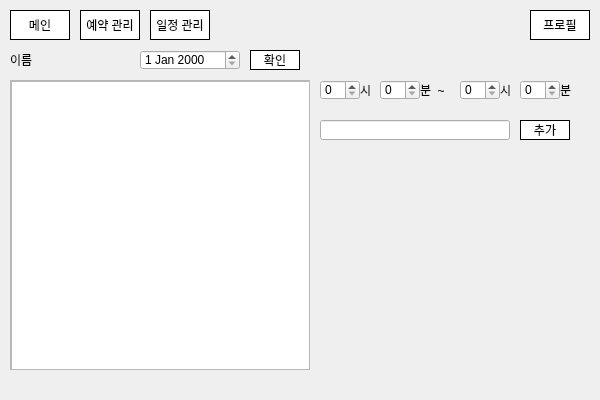
<?xml version="1.0" encoding="UTF-8"?>
<ui version="4.0">
 <class>Dialog</class>
 <widget class="QDialog" name="Dialog">
  <property name="geometry">
   <rect>
    <x>0</x>
    <y>0</y>
    <width>600</width>
    <height>400</height>
   </rect>
  </property>
  <property name="sizePolicy">
   <sizepolicy hsizetype="Fixed" vsizetype="Fixed">
    <horstretch>0</horstretch>
    <verstretch>0</verstretch>
   </sizepolicy>
  </property>
  <property name="windowTitle">
   <string>Dialog</string>
  </property>
  <widget class="QPushButton" name="mainButton">
   <property name="geometry">
    <rect>
     <x>10</x>
     <y>10</y>
     <width>60</width>
     <height>30</height>
    </rect>
   </property>
   <property name="styleSheet">
    <string notr="true">QPushButton{
	background-color:white;
	border: 1px solid black;
}


QPushButton:hover{
	background-color : grey;
	border: 1px solid black;
}</string>
   </property>
   <property name="text">
    <string>메인</string>
   </property>
  </widget>
  <widget class="QPushButton" name="reservationButton">
   <property name="geometry">
    <rect>
     <x>80</x>
     <y>10</y>
     <width>60</width>
     <height>30</height>
    </rect>
   </property>
   <property name="styleSheet">
    <string notr="true">QPushButton{
	background-color:white;
	border: 1px solid black;
}


QPushButton:hover{
	background-color : grey;
	border: 1px solid black;
}</string>
   </property>
   <property name="text">
    <string>예약 관리</string>
   </property>
   <property name="autoDefault">
    <bool>true</bool>
   </property>
  </widget>
  <widget class="QPushButton" name="scheduleButton">
   <property name="geometry">
    <rect>
     <x>150</x>
     <y>10</y>
     <width>60</width>
     <height>30</height>
    </rect>
   </property>
   <property name="styleSheet">
    <string notr="true">QPushButton{
	background-color:white;
	border: 1px solid black;
}


QPushButton:hover{
	background-color : grey;
	border: 1px solid black;
}</string>
   </property>
   <property name="text">
    <string>일정 관리</string>
   </property>
  </widget>
  <widget class="QPushButton" name="profileButton">
   <property name="geometry">
    <rect>
     <x>530</x>
     <y>10</y>
     <width>60</width>
     <height>30</height>
    </rect>
   </property>
   <property name="styleSheet">
    <string notr="true">QPushButton{
	background-color:white;
	border: 1px solid black;
}


QPushButton:hover{
	background-color : grey;
	border: 1px solid black;
}</string>
   </property>
   <property name="text">
    <string>프로필</string>
   </property>
  </widget>
  <widget class="QStackedWidget" name="stackedWidget">
   <property name="geometry">
    <rect>
     <x>10</x>
     <y>50</y>
     <width>580</width>
     <height>320</height>
    </rect>
   </property>
   <property name="styleSheet">
    <string notr="true">QPushButton{
	background-color:white;
	border: 1px solid black;
}


QPushButton:hover{
	background-color : grey;
	border: 1px solid black;
}</string>
   </property>
   <property name="currentIndex">
    <number>2</number>
   </property>
   <widget class="QWidget" name="main1">
    <widget class="QScrollArea" name="scrollArea">
     <property name="geometry">
      <rect>
       <x>0</x>
       <y>0</y>
       <width>580</width>
       <height>320</height>
      </rect>
     </property>
     <property name="styleSheet">
      <string notr="true">QPushButton{
	background-color:white;
	border: 1px solid black;
	font: 12pt;
}


QPushButton:hover{
	background-color : grey;
	border: 1px solid black;
}</string>
     </property>
     <property name="widgetResizable">
      <bool>true</bool>
     </property>
     <widget class="QWidget" name="scrollAreaWidgetContents">
      <property name="geometry">
       <rect>
        <x>0</x>
        <y>0</y>
        <width>578</width>
        <height>318</height>
       </rect>
      </property>
     </widget>
    </widget>
   </widget>
   <widget class="QWidget" name="reservation">
    <widget class="QScrollArea" name="scrollArea_21">
     <property name="geometry">
      <rect>
       <x>0</x>
       <y>30</y>
       <width>580</width>
       <height>290</height>
      </rect>
     </property>
     <property name="widgetResizable">
      <bool>true</bool>
     </property>
     <widget class="QWidget" name="scrollAreaWidgetContents_21">
      <property name="geometry">
       <rect>
        <x>0</x>
        <y>0</y>
        <width>578</width>
        <height>288</height>
       </rect>
      </property>
      <widget class="QTableWidget" name="tableWidget">
       <property name="geometry">
        <rect>
         <x>0</x>
         <y>0</y>
         <width>580</width>
         <height>290</height>
        </rect>
       </property>
       <property name="autoFillBackground">
        <bool>false</bool>
       </property>
      </widget>
     </widget>
    </widget>
    <widget class="QLabel" name="label">
     <property name="geometry">
      <rect>
       <x>0</x>
       <y>0</y>
       <width>120</width>
       <height>20</height>
      </rect>
     </property>
     <property name="text">
      <string>이름</string>
     </property>
    </widget>
    <widget class="QDateEdit" name="dateEdit">
     <property name="geometry">
      <rect>
       <x>130</x>
       <y>0</y>
       <width>100</width>
       <height>20</height>
      </rect>
     </property>
    </widget>
    <widget class="QPushButton" name="pushButton_7">
     <property name="geometry">
      <rect>
       <x>240</x>
       <y>0</y>
       <width>50</width>
       <height>20</height>
      </rect>
     </property>
     <property name="text">
      <string>확인</string>
     </property>
    </widget>
   </widget>
   <widget class="QWidget" name="schedule">
    <widget class="QScrollArea" name="scrollArea_22">
     <property name="geometry">
      <rect>
       <x>0</x>
       <y>30</y>
       <width>300</width>
       <height>290</height>
      </rect>
     </property>
     <property name="widgetResizable">
      <bool>true</bool>
     </property>
     <widget class="QWidget" name="scrollAreaWidgetContents_22">
      <property name="geometry">
       <rect>
        <x>0</x>
        <y>0</y>
        <width>298</width>
        <height>288</height>
       </rect>
      </property>
      <widget class="QTableWidget" name="tableWidget_2">
       <property name="geometry">
        <rect>
         <x>0</x>
         <y>0</y>
         <width>300</width>
         <height>290</height>
        </rect>
       </property>
       <property name="autoFillBackground">
        <bool>false</bool>
       </property>
      </widget>
     </widget>
    </widget>
    <widget class="QLabel" name="label_5">
     <property name="geometry">
      <rect>
       <x>0</x>
       <y>0</y>
       <width>120</width>
       <height>20</height>
      </rect>
     </property>
     <property name="text">
      <string>이름</string>
     </property>
    </widget>
    <widget class="QPushButton" name="pushButton_8">
     <property name="geometry">
      <rect>
       <x>240</x>
       <y>0</y>
       <width>50</width>
       <height>20</height>
      </rect>
     </property>
     <property name="text">
      <string>확인</string>
     </property>
    </widget>
    <widget class="QDateEdit" name="dateEdit_2">
     <property name="geometry">
      <rect>
       <x>130</x>
       <y>0</y>
       <width>100</width>
       <height>20</height>
      </rect>
     </property>
    </widget>
    <widget class="QSpinBox" name="spinBox_3">
     <property name="geometry">
      <rect>
       <x>450</x>
       <y>30</y>
       <width>40</width>
       <height>20</height>
      </rect>
     </property>
     <property name="maximum">
      <number>24</number>
     </property>
    </widget>
    <widget class="QLabel" name="label_72">
     <property name="geometry">
      <rect>
       <x>410</x>
       <y>30</y>
       <width>40</width>
       <height>20</height>
      </rect>
     </property>
     <property name="text">
      <string>분  ~</string>
     </property>
    </widget>
    <widget class="QSpinBox" name="spinBox">
     <property name="geometry">
      <rect>
       <x>310</x>
       <y>30</y>
       <width>40</width>
       <height>20</height>
      </rect>
     </property>
     <property name="maximum">
      <number>24</number>
     </property>
    </widget>
    <widget class="QLabel" name="label_77">
     <property name="geometry">
      <rect>
       <x>550</x>
       <y>30</y>
       <width>20</width>
       <height>20</height>
      </rect>
     </property>
     <property name="text">
      <string>분</string>
     </property>
    </widget>
    <widget class="QSpinBox" name="spinBox_4">
     <property name="geometry">
      <rect>
       <x>510</x>
       <y>30</y>
       <width>40</width>
       <height>20</height>
      </rect>
     </property>
     <property name="maximum">
      <number>30</number>
     </property>
     <property name="singleStep">
      <number>30</number>
     </property>
    </widget>
    <widget class="QLabel" name="label_78">
     <property name="geometry">
      <rect>
       <x>350</x>
       <y>30</y>
       <width>30</width>
       <height>20</height>
      </rect>
     </property>
     <property name="text">
      <string>시</string>
     </property>
    </widget>
    <widget class="QSpinBox" name="spinBox_2">
     <property name="geometry">
      <rect>
       <x>370</x>
       <y>30</y>
       <width>40</width>
       <height>20</height>
      </rect>
     </property>
     <property name="maximum">
      <number>30</number>
     </property>
     <property name="singleStep">
      <number>30</number>
     </property>
    </widget>
    <widget class="QLabel" name="label_63">
     <property name="geometry">
      <rect>
       <x>490</x>
       <y>30</y>
       <width>30</width>
       <height>20</height>
      </rect>
     </property>
     <property name="text">
      <string>시</string>
     </property>
    </widget>
    <widget class="QLineEdit" name="lineEdit">
     <property name="geometry">
      <rect>
       <x>310</x>
       <y>70</y>
       <width>190</width>
       <height>20</height>
      </rect>
     </property>
    </widget>
    <widget class="QPushButton" name="pushButton_3">
     <property name="geometry">
      <rect>
       <x>510</x>
       <y>70</y>
       <width>50</width>
       <height>20</height>
      </rect>
     </property>
     <property name="text">
      <string>추가</string>
     </property>
    </widget>
   </widget>
   <widget class="QWidget" name="profile">
    <widget class="QLabel" name="label_184">
     <property name="geometry">
      <rect>
       <x>130</x>
       <y>250</y>
       <width>100</width>
       <height>20</height>
      </rect>
     </property>
     <property name="text">
      <string>회원번호</string>
     </property>
    </widget>
    <widget class="QLabel" name="label_181">
     <property name="geometry">
      <rect>
       <x>10</x>
       <y>170</y>
       <width>100</width>
       <height>20</height>
      </rect>
     </property>
     <property name="text">
      <string>비밀번호</string>
     </property>
    </widget>
    <widget class="QLineEdit" name="lineEdit_23">
     <property name="geometry">
      <rect>
       <x>250</x>
       <y>90</y>
       <width>50</width>
       <height>20</height>
      </rect>
     </property>
    </widget>
    <widget class="QLineEdit" name="lineEdit_24">
     <property name="geometry">
      <rect>
       <x>130</x>
       <y>170</y>
       <width>100</width>
       <height>20</height>
      </rect>
     </property>
     <property name="echoMode">
      <enum>QLineEdit::Password</enum>
     </property>
    </widget>
    <widget class="QLabel" name="label_180">
     <property name="geometry">
      <rect>
       <x>10</x>
       <y>130</y>
       <width>100</width>
       <height>20</height>
      </rect>
     </property>
     <property name="text">
      <string>권한</string>
     </property>
    </widget>
    <widget class="QLabel" name="label_182">
     <property name="geometry">
      <rect>
       <x>10</x>
       <y>210</y>
       <width>100</width>
       <height>20</height>
      </rect>
     </property>
     <property name="text">
      <string>비밀번호 확인</string>
     </property>
    </widget>
    <widget class="QLabel" name="label_177">
     <property name="geometry">
      <rect>
       <x>10</x>
       <y>10</y>
       <width>100</width>
       <height>20</height>
      </rect>
     </property>
     <property name="text">
      <string>아이디</string>
     </property>
    </widget>
    <widget class="QLabel" name="label_186">
     <property name="geometry">
      <rect>
       <x>130</x>
       <y>50</y>
       <width>100</width>
       <height>20</height>
      </rect>
     </property>
     <property name="text">
      <string>이름</string>
     </property>
    </widget>
    <widget class="QPushButton" name="pushButton">
     <property name="geometry">
      <rect>
       <x>340</x>
       <y>90</y>
       <width>50</width>
       <height>20</height>
      </rect>
     </property>
     <property name="text">
      <string>변경</string>
     </property>
    </widget>
    <widget class="QLabel" name="label_179">
     <property name="geometry">
      <rect>
       <x>10</x>
       <y>90</y>
       <width>100</width>
       <height>20</height>
      </rect>
     </property>
     <property name="text">
      <string>전화번호</string>
     </property>
    </widget>
    <widget class="QLineEdit" name="lineEdit_25">
     <property name="geometry">
      <rect>
       <x>130</x>
       <y>210</y>
       <width>100</width>
       <height>20</height>
      </rect>
     </property>
     <property name="echoMode">
      <enum>QLineEdit::Password</enum>
     </property>
    </widget>
    <widget class="QLabel" name="label_178">
     <property name="geometry">
      <rect>
       <x>10</x>
       <y>50</y>
       <width>100</width>
       <height>20</height>
      </rect>
     </property>
     <property name="text">
      <string>이름</string>
     </property>
    </widget>
    <widget class="QLabel" name="label_187">
     <property name="geometry">
      <rect>
       <x>130</x>
       <y>130</y>
       <width>100</width>
       <height>20</height>
      </rect>
     </property>
     <property name="text">
      <string>권한</string>
     </property>
    </widget>
    <widget class="QLabel" name="label_183">
     <property name="geometry">
      <rect>
       <x>10</x>
       <y>250</y>
       <width>100</width>
       <height>20</height>
      </rect>
     </property>
     <property name="text">
      <string>회원번호</string>
     </property>
    </widget>
    <widget class="QPushButton" name="pushButton_2">
     <property name="geometry">
      <rect>
       <x>340</x>
       <y>210</y>
       <width>50</width>
       <height>20</height>
      </rect>
     </property>
     <property name="text">
      <string>변경</string>
     </property>
    </widget>
    <widget class="QLineEdit" name="lineEdit_22">
     <property name="geometry">
      <rect>
       <x>190</x>
       <y>90</y>
       <width>50</width>
       <height>20</height>
      </rect>
     </property>
    </widget>
    <widget class="QLabel" name="label_287">
     <property name="geometry">
      <rect>
       <x>180</x>
       <y>90</y>
       <width>10</width>
       <height>20</height>
      </rect>
     </property>
     <property name="text">
      <string>-</string>
     </property>
     <property name="alignment">
      <set>Qt::AlignCenter</set>
     </property>
    </widget>
    <widget class="QLabel" name="label_185">
     <property name="geometry">
      <rect>
       <x>130</x>
       <y>10</y>
       <width>100</width>
       <height>20</height>
      </rect>
     </property>
     <property name="text">
      <string>아이디</string>
     </property>
    </widget>
    <widget class="QLineEdit" name="lineEdit_21">
     <property name="geometry">
      <rect>
       <x>130</x>
       <y>90</y>
       <width>50</width>
       <height>20</height>
      </rect>
     </property>
    </widget>
    <widget class="QLabel" name="label_288">
     <property name="geometry">
      <rect>
       <x>240</x>
       <y>90</y>
       <width>10</width>
       <height>20</height>
      </rect>
     </property>
     <property name="text">
      <string>-</string>
     </property>
     <property name="alignment">
      <set>Qt::AlignCenter</set>
     </property>
    </widget>
    <widget class="QLabel" name="label_188">
     <property name="geometry">
      <rect>
       <x>10</x>
       <y>290</y>
       <width>100</width>
       <height>20</height>
      </rect>
     </property>
     <property name="text">
      <string>소속가게번호</string>
     </property>
    </widget>
    <widget class="QLabel" name="label_189">
     <property name="geometry">
      <rect>
       <x>130</x>
       <y>290</y>
       <width>100</width>
       <height>20</height>
      </rect>
     </property>
     <property name="text">
      <string>없음</string>
     </property>
    </widget>
   </widget>
   <widget class="QWidget" name="main2">
    <widget class="QLabel" name="name">
     <property name="geometry">
      <rect>
       <x>10</x>
       <y>10</y>
       <width>200</width>
       <height>20</height>
      </rect>
     </property>
     <property name="text">
      <string>가게이름</string>
     </property>
    </widget>
    <widget class="QLabel" name="label_2">
     <property name="geometry">
      <rect>
       <x>10</x>
       <y>55</y>
       <width>50</width>
       <height>20</height>
      </rect>
     </property>
     <property name="text">
      <string>주소</string>
     </property>
    </widget>
    <widget class="QLabel" name="label_3">
     <property name="geometry">
      <rect>
       <x>10</x>
       <y>100</y>
       <width>50</width>
       <height>20</height>
      </rect>
     </property>
     <property name="text">
      <string>영업시간</string>
     </property>
    </widget>
    <widget class="QLabel" name="label_4">
     <property name="geometry">
      <rect>
       <x>10</x>
       <y>220</y>
       <width>50</width>
       <height>20</height>
      </rect>
     </property>
     <property name="text">
      <string>전화번호</string>
     </property>
    </widget>
    <widget class="QScrollArea" name="scrollArea_2">
     <property name="geometry">
      <rect>
       <x>90</x>
       <y>40</y>
       <width>400</width>
       <height>50</height>
      </rect>
     </property>
     <property name="sizePolicy">
      <sizepolicy hsizetype="Expanding" vsizetype="Expanding">
       <horstretch>0</horstretch>
       <verstretch>0</verstretch>
      </sizepolicy>
     </property>
     <property name="widgetResizable">
      <bool>true</bool>
     </property>
     <widget class="QWidget" name="scrollAreaWidgetContents_2">
      <property name="geometry">
       <rect>
        <x>0</x>
        <y>0</y>
        <width>398</width>
        <height>48</height>
       </rect>
      </property>
      <layout class="QVBoxLayout" name="verticalLayout">
       <item>
        <widget class="QLabel" name="address">
         <property name="enabled">
          <bool>true</bool>
         </property>
         <property name="sizePolicy">
          <sizepolicy hsizetype="Preferred" vsizetype="Preferred">
           <horstretch>0</horstretch>
           <verstretch>0</verstretch>
          </sizepolicy>
         </property>
         <property name="text">
          <string>두류동</string>
         </property>
         <property name="wordWrap">
          <bool>true</bool>
         </property>
        </widget>
       </item>
      </layout>
     </widget>
    </widget>
    <widget class="QLabel" name="operation_hours">
     <property name="geometry">
      <rect>
       <x>90</x>
       <y>100</y>
       <width>400</width>
       <height>110</height>
      </rect>
     </property>
     <property name="text">
      <string>월:
화:
수:
목:
금:
토:
일:</string>
     </property>
    </widget>
    <widget class="QLabel" name="tel">
     <property name="geometry">
      <rect>
       <x>90</x>
       <y>220</y>
       <width>400</width>
       <height>20</height>
      </rect>
     </property>
     <property name="text">
      <string>010-0101-0101</string>
     </property>
    </widget>
    <widget class="QPushButton" name="backButton">
     <property name="geometry">
      <rect>
       <x>520</x>
       <y>10</y>
       <width>50</width>
       <height>20</height>
      </rect>
     </property>
     <property name="styleSheet">
      <string notr="true">QPushButton{
	background-color:white;
	border: 1px solid black;
}


QPushButton:hover{
	background-color : grey;
	border: 1px solid black;
}</string>
     </property>
     <property name="text">
      <string>목록</string>
     </property>
    </widget>
   </widget>
  </widget>
 </widget>
 <resources/>
 <connections/>
</ui>
